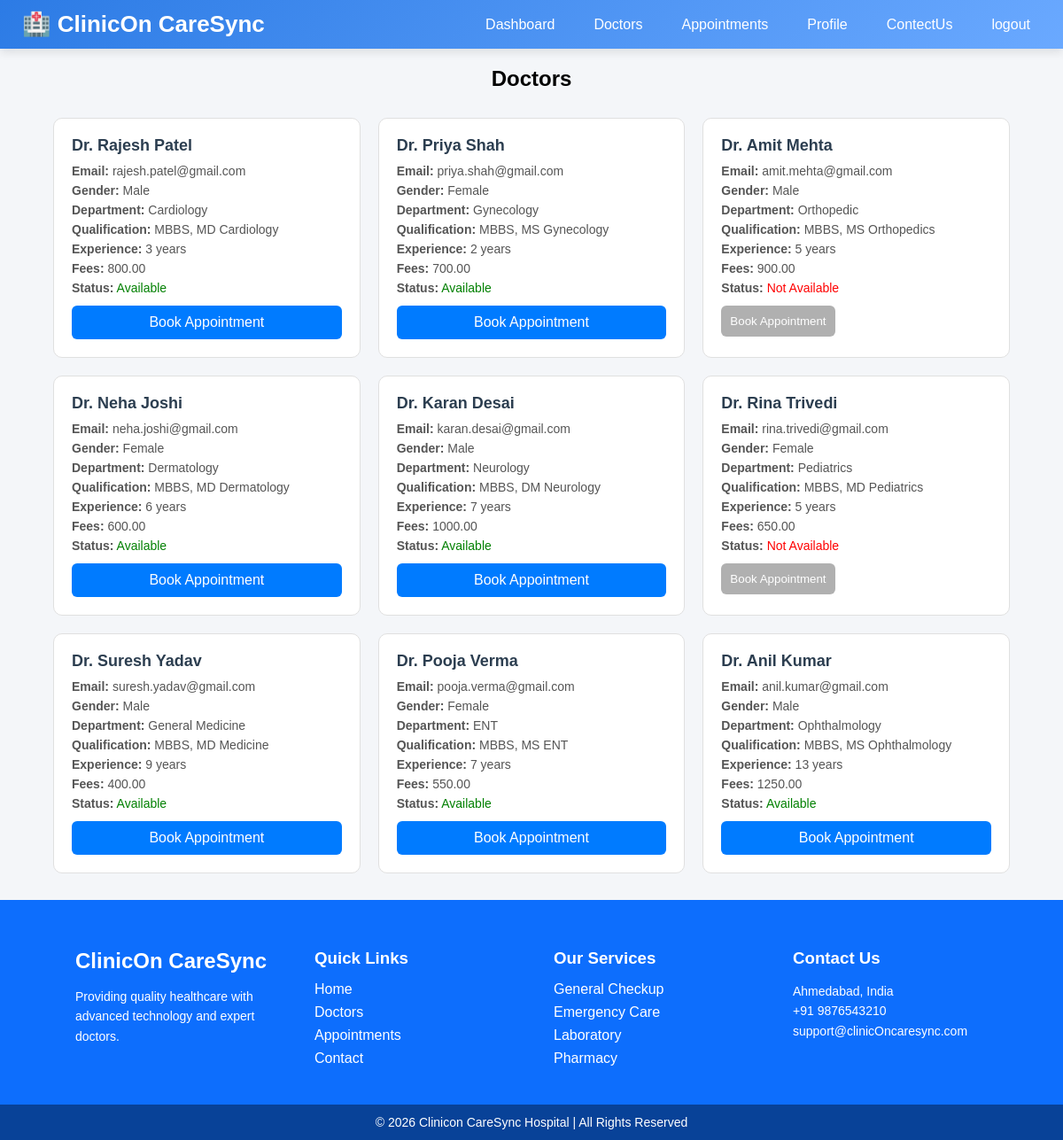
The app's page /app/patient_doctors with its own data.
### app1/models.py (models this page shows, shortened)
class doctor(models.Model):
    name = models.CharField(max_length=100)
    email = models.EmailField(unique=True)
    password = models.CharField(max_length=100)
    gender = models.CharField(max_length=10)
    phone = models.CharField(max_length=15)
    department = models.CharField(max_length=100)
    qualification = models.CharField(max_length=100)
    experience = models.IntegerField()
    fees = models.DecimalField(max_digits=8, decimal_places=2, null=True, blank=True)
    availability = models.BooleanField(default=True)

### app1/views.py (the view)
# urls.py: path('patient_doctors',patient_doctors, name='patient_doctors'),
def patient_doctors(request):
    doctors = doctor.objects.all()
    return render(request, 'patient/doctors.html', {
        'doctors': doctors,
        'loggin': True
    })

### app1/templates/patient/doctors.html (shortened to what this page needs)
{% extends "patient/nav.html" %}
{% load static %}
{% block content %}
<!DOCTYPE html>
<html>
<head>
    <link rel="stylesheet" href="{% static 'CSS/patient/patientdoctor.css' %}">
</head>
<body>
<h2 style="text-align:center; margin-top:20px;"> Doctors</h2>
<div class="container">
    {% for d in doctors %}
    <div class="card">
        <div class="name">{{ d.name }}</div>
        <div class="info"><b>Email:</b> {{ d.email }}</div>
        <div class="info"><b>Gender:</b> {{ d.gender }}</div>
        <div class="info"><b>Department:</b> {{ d.department }}</div>
        <div class="info"><b>Qualification:</b> {{ d.qualification }}</div>
        <div class="info"><b>Experience:</b> {{ d.experience }} years</div>
        <div class="info"><b>Fees:</b> {{ d.fees }}</div>
        <div class="info">
            <b>Status:</b>
            {% if d.availability %}
                <span style="color:green;">Available</span>
            {% else %}
                <span style="color:red;">Not Available</span>
            {% endif %}
        </div>
        {% if d.availability %}
            <a href="{% url 'book_appointment' d.id %}" class="btn">
                Book Appointment
            </a>
        {% else %}
            <button class="btn disabled-btn" onclick="showMessage()">
                Book Appointment
            </button>
        {% endif %}
    </div>
    {% endfor %}
</div>
</body>
</html>
{% endblock %}

### app1/templates/patient/nav.html (shortened to what this page needs)
{% load static %}
<!DOCTYPE html>
<html lang="en">
<head>
    <link rel="stylesheet" href={% static 'CSS/patient/navi.css' %}>
</head>
<body>
<header class="header">
    <div class="logo">
    <a href="{% url 'home' %}" style="color: #fff; text-decoration: none;">
        🏥 ClinicOn CareSync
    </a>
</div>
    <nav class="nav">
        <a href={% url "home" %}>Dashboard</a>
        <a href={% url "patient_doctors" %}>Doctors</a>
        <a href={% url "my_appointments" %}>Appointments</a>
        <a href={% url "profile" %}>Profile</a>
        <a href={% url "contact" %}>ContectUs</a>
        {% if loggin %}
      <a href="{% url "logout" %}">logout</a>
        {% endif %}
    </nav>
</header>
{% block content %}
{% endblock content %}
<footer class="footer">
    <div class="footer-container">
        <div class="footer-box">
            <h2>ClinicOn CareSync</h2>
            <p>Providing quality healthcare with advanced technology and expert doctors.</p>
        </div>
        <div class="footer-box">
            <h3>Quick Links</h3>
            <ul>
                <li><a href="{% url 'home' %}">Home</a></li>
                <li><a href={% url "patient_doctors" %}>Doctors</a></li>
                <li><a href={% url "my_appointments" %}>Appointments</a></li>
                <li><a href={% url "contact" %}>Contact</a></li>
            </ul>
        </div>
        <div class="footer-box">
            <h3>Our Services</h3>
            <ul>
                <li>General Checkup</li>
                <li>Emergency Care</li>
                <li>Laboratory</li>
                <li>Pharmacy</li>
            </ul>
        </div>
        <div class="footer-box">
            <h3>Contact Us</h3>
            <p> Ahmedabad, India</p>
            <p> +91 9876543210</p>
            <p> support@clinicOncaresync.com</p>
        </div>
    </div>
    <div class="footer-bottom">
        <p>© 2026 Clinicon CareSync Hospital | All Rights Reserved</p>
    </div>
</footer>
</body>
</html>

### app1/static/CSS/patient/navi.css (style rules this page uses)
* { margin: 0; padding: 0; box-sizing: border-box; font-family: 'Poppins', sans-serif; }
.header { display: flex; align-items: center; justify-content: space-between; background: linear-gradient(135deg, #2c7be5, #6aa9ff); padding: 12px 25px; color: white; box-shadow: 0 4px 10px rgba(0,0,0,0.1); position: sticky; top: 0; z-index: 1000; width: 100%; }
.logo { font-size: 26px; font-weight: 600; }
.nav { display: flex; align-items: center; gap: 20px; }
.nav a { color: white; text-decoration: none; font-weight: 500; padding: 6px 12px; border-radius: 6px; transition: 0.3s; }
.btn { background-color: #ff4d4d; border: none; padding: 7px 14px; color: white; border-radius: 6px; cursor: pointer; font-weight: 500; transition: 0.3s; }

### app1/static/CSS/patient/patientdoctor.css (style rules this page uses)
body { margin: 0; font-family: 'Segoe UI', sans-serif; background: #f4f6f9; }
.container { width: 90%; margin: 30px auto; display: grid; grid-template-columns: repeat(auto-fit, minmax(280px, 1fr)); gap: 20px; }
.card { background: #fff; border: 1px solid #e0e0e0; border-radius: 10px; padding: 20px; transition: 0.2s; }
.name { font-size: 18px; font-weight: 600; color: #2c3e50; margin-bottom: 10px; }
.info { font-size: 14px; margin-bottom: 6px; color: #555; }
.btn { margin-top: 12px; display: block; text-align: center; padding: 10px; background-color: #007bff; color: white; text-decoration: none; border-radius: 6px; transition: 0.3s ease; }
.disabled-btn { background-color: #b0b0b0; cursor: not-allowed; }

### app1/templates/patient/nav.html (style rules this page uses)
.footer { background: #0d6efd; color: #fff; padding: 40px 0 0; font-family: 'Segoe UI', sans-serif; }
.footer-container { display: flex; justify-content: space-around; flex-wrap: wrap; width: 90%; margin: auto; }
.footer-box { width: 220px; margin: 15px; }
.footer-box h2, .footer-box h3 { margin-bottom: 15px; }
.footer-box p { font-size: 14px; line-height: 1.6; }
.footer-box ul { list-style: none; padding: 0; }
.footer-box ul li { margin-bottom: 8px; }
.footer-box ul li a { color: #fff; text-decoration: none; transition: 0.3s; }
.footer-bottom { background: #084298; text-align: center; padding: 12px; margin-top: 20px; font-size: 14px; }

### records on screen
doctor: name "Dr. Rajesh Patel", email "rajesh.patel@gmail.com", gender "Male", department "Cardiology", qualification "MBBS, MD Cardiology", experience "3", fees "800.00", availability "Available"
doctor: name "Dr. Priya Shah", email "priya.shah@gmail.com", gender "Female", department "Gynecology", qualification "MBBS, MS Gynecology", experience "2", fees "700.00", availability "Available"
doctor: name "Dr. Amit Mehta", email "amit.mehta@gmail.com", gender "Male", department "Orthopedic", qualification "MBBS, MS Orthopedics", experience "5", fees "900.00", availability "Not Available"
doctor: name "Dr. Neha Joshi", email "neha.joshi@gmail.com", gender "Female", department "Dermatology", qualification "MBBS, MD Dermatology", experience "6", fees "600.00", availability "Available"
doctor: name "Dr. Karan Desai", email "karan.desai@gmail.com", gender "Male", department "Neurology", qualification "MBBS, DM Neurology", experience "7", fees "1000.00", availability "Available"
doctor: name "Dr. Rina Trivedi", email "rina.trivedi@gmail.com", gender "Female", department "Pediatrics", qualification "MBBS, MD Pediatrics", experience "5", fees "650.00", availability "Not Available"
doctor: name "Dr. Suresh Yadav", email "suresh.yadav@gmail.com", gender "Male", department "General Medicine", qualification "MBBS, MD Medicine", experience "9", fees "400.00", availability "Available"
doctor: name "Dr. Pooja Verma", email "pooja.verma@gmail.com", gender "Female", department "ENT", qualification "MBBS, MS ENT", experience "7", fees "550.00", availability "Available"
doctor: name "Dr. Anil Kumar", email "anil.kumar@gmail.com", gender "Male", department "Ophthalmology", qualification "MBBS, MS Ophthalmology", experience "13", fees "1250.00", availability "Available"
